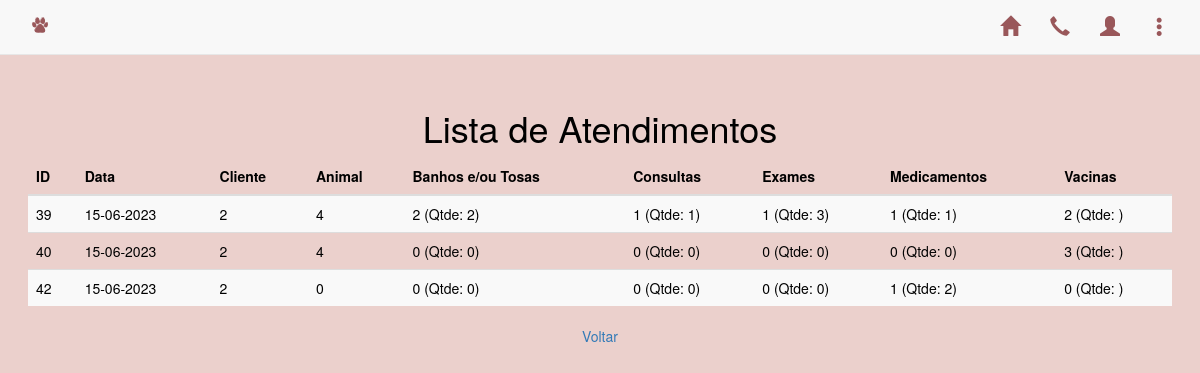
The page /atendimento.php on the database its author committed.
### tables this page shows
CREATE TABLE `atendimentos` (
  `ID_atendimento` int(11) NOT NULL,
  `data` date NOT NULL,
  `cliente` int(11) NOT NULL,
  `banho_tosa` int(11) DEFAULT NULL,
  `consulta` int(11) DEFAULT NULL,
  `exames` int(11) DEFAULT NULL,
  `medicamentos` int(11) DEFAULT NULL,
  `vacinas` int(11) DEFAULT NULL,
  `qtde_banho_tosa` int(11) DEFAULT NULL,
  `qtde_consulta` int(11) DEFAULT NULL,
  `qtde_exames` int(11) DEFAULT NULL,
  `qtde_medicamentos` int(11) DEFAULT NULL,
  `qtde_vacinas` int(11) DEFAULT NULL
);

### atendimento.php (the view, shortened to what this page needs)
<!DOCTYPE html>
<html lang="pt-br">
<head>
  <link href="estilo.css" rel="stylesheet" />
  <link rel="stylesheet" href="https://maxcdn.bootstrapcdn.com/bootstrap/3.4.1/css/bootstrap.min.css">
</head>
<body>
  <nav class="navbar navbar-default navbar-fixed-top">
    <div class="container">
      <div class="navbar-header">
        <img class="navbar-brand" href="#" src="icone.png" />
      </div>
      <div class="collapse navbar-collapse" id="myNavbar">
        <ul class="nav navbar-nav navbar-right">
          <li class="link"><a href="index.html" target="_self" title="Voltar para a página inicial" class="glyphicon glyphicon-home"></a></li>
          <li class="link"><a href="contatos.php" target="_self" title="Entre em contato conosco!" class="glyphicon glyphicon-earphone"></a></li>
          <li class="dropdown"><a class="dropdown-toggle" data-toggle="dropdown" href="#"><span class="glyphicon glyphicon-user" title="Login"></span></a>
          </li>
          <li class="dropdown"><a class="dropdown-toggle" data-toggle="dropdown" href="#"><span class="glyphicon glyphicon-option-vertical" title="Menu"></span></a>
          </li>
        </ul>
      </div>
    </div>
  </nav>
  <br><br><br>
<?php
$operacao = $_POST['operacao'];
$conexao = mysqli_connect('localhost', 'root', '', 'gerenciador_animais');
if ($operacao == 'incluir') {
    if ((!empty($_POST['data'])) && (!empty($_POST['cliente'])) && (!empty($_POST['animal']))) {
        $data = $_POST['data'];
        $cliente = $_POST['cliente'];
        $animal = $_POST['animal'];
        $banho_tosa = isset($_POST['banho_tosa']) ? $_POST['banho_tosa'] : '';
        $consulta = isset($_POST['consulta']) ? $_POST['consulta'] : '';
        $exames = isset($_POST['exames']) ? $_POST['exames'] : '';
        $medicamentos = isset($_POST['medicamentos']) ? $_POST['medicamentos'] : '';
        $vacinas = isset($_POST['vacinas']) ? $_POST['vacinas'] : '';
        $qtde_banho_tosa = isset($_POST['qtde_banho_tosa']) ? $_POST['qtde_banho_tosa'] : 0;
        $qtde_consulta = isset($_POST['qtde_consulta']) ? $_POST['qtde_consulta'] : 0;
        $qtde_exames = isset($_POST['qtde_exames']) ? $_POST['qtde_exames'] : 0;
        $qtde_medicamentos = isset($_POST['qtde_medicamentos']) ? $_POST['qtde_medicamentos'] : 0;
        $qtde_vacinas = isset($_POST['qtde_vacinas']) ? $_POST['qtde_vacinas'] : 0;
        $total = 0;
        if (!empty($banho_tosa)) {
            $banho_tosa_sql = "SELECT preco FROM banho_tosa WHERE ID_banho_tosa = $banho_tosa";
            $banho_tosa_result = $conexao->query($banho_tosa_sql);
            $banho_tosa_row = $banho_tosa_result->fetch_assoc();
            $qtde_banho_tosa = $_POST['qtde_banho_tosa'];
            $total += $banho_tosa_row['preco'] * $qtde_banho_tosa;
            echo "<strong>Banho e/ou Tosa</strong><br>";
            echo "Preço (unid.): <strong>R$ " . ($banho_tosa_row['preco']) . ".00</strong><br>";
            echo "Quantidade: <strong>" . $qtde_banho_tosa . "</strong><br>";
            echo "Preço Total do Banhos e/ou Tosas: <strong>R$ " . ($banho_tosa_row['preco'] * $qtde_banho_tosa) . ".00</strong><br><br>";
        }
        if (!empty($consulta)) {
            $consulta_sql = "SELECT preco FROM consulta WHERE ID_consulta = $consulta";
            $consulta_result = $conexao->query($consulta_sql);
            $consulta_row = $consulta_result->fetch_assoc();
            $qtde_consulta = $_POST['qtde_consulta'];
            $total += $consulta_row['preco'] * $qtde_consulta;
            echo "<strong>Consulta</strong><br>";
            echo "Preço (unid.): <strong>R$ " . ($consulta_row['preco']) . ".00</strong><br>";
            echo "Quantidade: <strong>" . $qtde_consulta . "</strong><br>";
            echo "Preço Total das Consultas: <strong>R$ " . ($consulta_row['preco'] * $qtde_consulta) . ".00</strong><br><br>";
          }
        if (!empty($exames)) {
            $exames_sql = "SELECT preco FROM exames WHERE ID_exame = $exames";
            $exames_result = $conexao->query($exames_sql);
            $exames_row = $exames_result->fetch_assoc();
            $qtde_exames = $_POST['qtde_exames'];
            $total += $exames_row['preco'] * $qtde_exames;
            echo "<strong>Exames</strong><br>";
            echo "Preço (unid.): <strong>R$ " . ($exames_row['preco']) . ".00</strong><br>";
            echo "Quantidade: <strong>" . $qtde_exames . "</strong><br>";
            echo "Preço Total dos Exames: <strong>R$ " . ($exames_row['preco'] * $qtde_exames) . ".00</strong><br><br>";        }
        if (!empty($medicamentos)) {
            $medicamentos_sql = "SELECT preco FROM medicamentos WHERE ID_medicamentos = $medicamentos";
            $medicamentos_result = $conexao->query($medicamentos_sql);
            $medicamentos_row = $medicamentos_result->fetch_assoc();
            $qtde_medicamentos = $_POST['qtde_medicamentos'];
            $total += $medicamentos_row['preco'] * $qtde_medicamentos;
            echo "<strong>Medicamentos</strong><br>";
            echo "Preço (unid.): <strong>R$ " . ($medicamentos_row['preco']) . ".00</strong><br>";
            echo "Quantidade: <strong>" . $qtde_medicamentos . "</strong><br>";
            echo "Preço Total dos Medicamentos: <strong>R$ " . ($medicamentos_row['preco'] * $qtde_medicamentos) . ".00</strong><br><br>";        }
            if (!empty($vacinas)) {
              $vacinas_sql = "SELECT preco FROM vacinas WHERE ID_vacina = $vacinas";
              $vacinas_result = $conexao->query($vacinas_sql);
              $vacinas_row = $vacinas_result->fetch_assoc();
              $qtde_vacinas = $_POST['qtde_vacinas'];
              $total += $vacinas_row['preco'] * $qtde_vacinas;
              echo "<strong>Vacinas</strong><br>";
              echo "Preço (unid.): <strong>R$ " . ($vacinas_row['preco']) . ".00</strong><br>";
              echo "Quantidade: <strong>" . $qtde_vacinas . "</strong><br>";
              echo "Preço Total dos Vacinas: <strong>R$ " . ($vacinas_row['preco'] * $qtde_vacinas) . ".00</strong><br><br>";        }
        $sql = "INSERT INTO ATENDIMENTOS (data, cliente, animal, banho_tosa, consulta, exames, medicamentos, vacinas, qtde_banho_tosa, qtde_consulta, qtde_exames, qtde_medicamentos, qtde_vacinas)
        VALUES ('$data', '$cliente','$animal', '$banho_tosa', '$consulta', '$exames', '$medicamentos', '$vacinas',$qtde_banho_tosa, $qtde_consulta, $qtde_exames, $qtde_medicamentos, $qtde_vacinas);";
        if (mysqli_query($conexao, $sql)) {
            echo "<br>Atendimento registrado com sucesso! <br>Preço total: <strong>R$ $total</strong>";
            echo '<p class="text-center"><a href="atendimentos.php">Voltar</a></p>';
        } else {
            echo '<p>Erro ao cadastrar no Banco de Dados.</p>';
            echo '<p><a href="atendimentos.php">Voltar</a></p>';
        }
    } else {
        echo '<p class="text-center">Cadastro não efetuado.<br/>Favor preencher todos os campos obrigatórios (data e cliente).</p>';
        echo '<p class="text-center"><a href="atendimentos.php">Voltar</a></p>';
    }
} else {
    $sql = "SELECT * FROM ATENDIMENTOS";
    $selecao = mysqli_query($conexao, $sql);
    $quantidadeSelecionada = mysqli_num_rows($selecao);
    echo '<h1 class="text-center">Lista de Atendimentos</h1>';
    echo '<table class="table table-striped">';
    echo "<thead>
            <tr>
              <th>ID</th>
              <th>Data</th>
              <th>Cliente</th>
              <th>Animal</th>
              <th>Banhos e/ou Tosas</th>
              <th>Consultas</th>
              <th>Exames</th>
              <th>Medicamentos</th>
              <th>Vacinas</th>
            </tr>
          </thead>";
    echo '<tbody>';
    for ($i = 0; $i < $quantidadeSelecionada; $i++) {
        $vetor = mysqli_fetch_row($selecao);
        $novaData = inverteData($vetor[1]);
        echo "\n<tr><td>" . $vetor[0] . "</td>";
        echo "<td>" . $novaData . "</td>";
        echo "<td>" . $vetor[2] . "</td>";
        echo "<td>" . $vetor[3] . "</td>";
        echo "<td>" . $vetor[4] . " (Qtde: " . $vetor[9] . ")</td>";
        echo "<td>" . $vetor[5] . " (Qtde: " . $vetor[10] . ")</td>";
        echo "<td>" . $vetor[6] . " (Qtde: " . $vetor[11] . ")</td>";
        echo "<td>" . $vetor[7] . " (Qtde: " . $vetor[12] . ")</td>";
        echo "<td>" . $vetor[8] . " (Qtde: " . $vetor[13] . ")</td>";
    }
    echo '</tbody></table>';
    echo '<p class="text-center"><a href="atendimentos.php">Voltar</a></p>';
}
function inverteData($data)
{
    $vetorData = explode('-', $data);
    $inverteData = array_reverse($vetorData);
    $dataCorreta = implode('-', $inverteData);
    return $dataCorreta;
}
?>

### estilo.css (style rules this page uses)
.glyphicon, .preto { color:#99575A !important; font-size: 20px; }

### atendimento.php (style rules this page uses)
body { background-color: #EBD0CC; color: #000; margin:2em; }

### rows shown on the page
atendimentos: ID_atendimento "39", data "15-06-2023", cliente "2", banho_tosa "4", consulta "2", qtde_consulta "2", exames "1", qtde_exames "1", medicamentos "1", qtde_medicamentos "3", vacinas "1", qtde_vacinas "1", qtde_banho_tosa "2"
atendimentos: ID_atendimento "40", data "15-06-2023", cliente "2", banho_tosa "4", consulta "0", qtde_consulta "0", exames "0", qtde_exames "0", medicamentos "0", qtde_medicamentos "0", vacinas "0", qtde_vacinas "0", qtde_banho_tosa "3"
atendimentos: ID_atendimento "42", data "15-06-2023", cliente "2", banho_tosa "0", consulta "0", qtde_consulta "0", exames "0", qtde_exames "0", medicamentos "0", qtde_medicamentos "0", vacinas "1", qtde_vacinas "2", qtde_banho_tosa "0"
